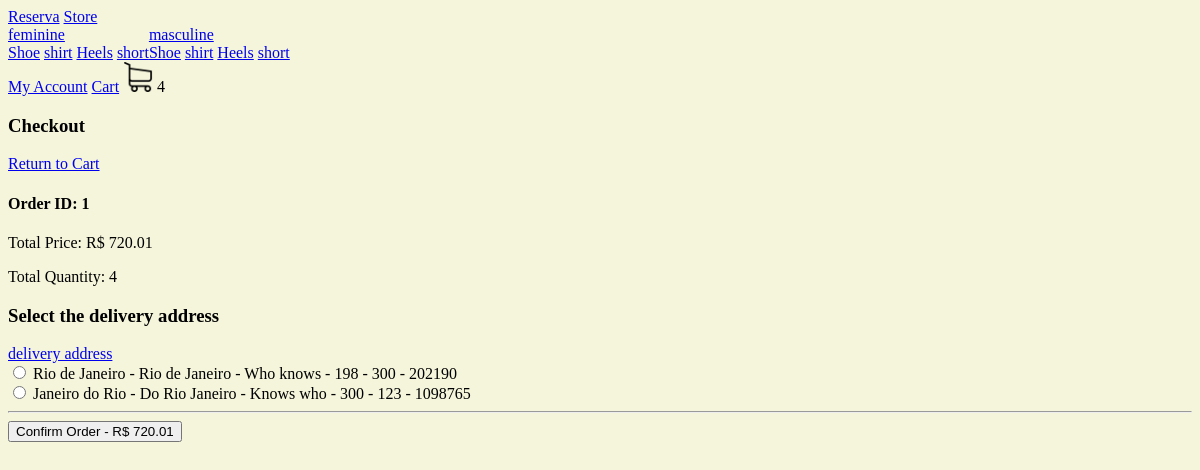
The page /checkout/ (signed in) on the database as committed earlier.
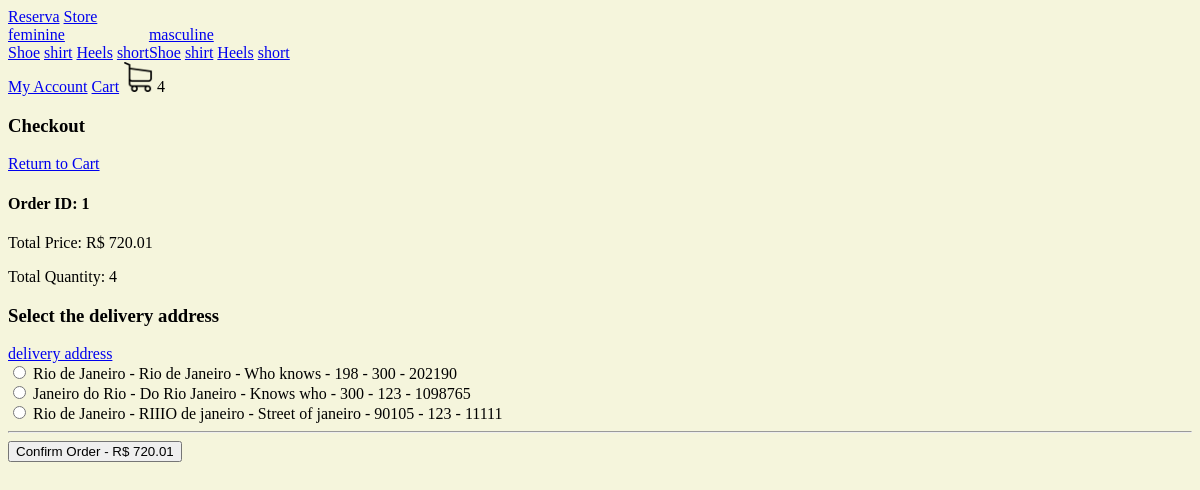
The same page on the database as committed later.
### store/models.py (models this page shows, shortened)
class Categoric(models.Model):
    name = models.CharField(max_length=200, null=True, blank=True)
    slug = models.CharField(max_length=200, null=True, blank=True)

class Type(models.Model):
    name = models.CharField(max_length=200, null=True, blank=True)
    slug = models.CharField(max_length=200, null=True, blank=True)

class Adres(models.Model):
    street = models.CharField(max_length=200, null=True, blank=True)
    number = models.IntegerField(default=0)
    apartment = models.CharField(max_length=200, null=True, blank=True)
    zip_code = models.CharField(max_length=200, null=True, blank=True)
    city = models.CharField(max_length=200, null=True, blank=True)
    state = models.CharField(max_length=200, null=True, blank=True)
    client = models.ForeignKey(Client, blank=True, null=True, on_delete=models.SET_NULL)

### store/views.py (the view, shortened to what this page needs)
# urls.py: path('checkout/', checkout, name="checkout"),
def checkout(request):
    if request.user.is_authenticated:
        client = request.user.client
    order, created = Order.objects.get_or_create(client=client, finished=False)
    addresses = Adres.objects.filter(client=client) #? filters all adresses associated with the client
    context = {"order" : order, "addresses" : addresses}
    return render(request, 'checkout.html', context)

### store/models.py (called while the page is built)
    @property
    def total_quantity(self) :
        items_ordered = OrderedItem.objects.filter(order__id = self.id) #? gets all the items of the order
        total_quantity = sum([item.quantity for item in items_ordered])
        return total_quantity

    @property
    def total_cost(self) :
        items_ordered = OrderedItem.objects.filter(order__id = self.id) #? gets all the items of the order
        total_cost = sum([item.total_price for item in items_ordered])
        return total_cost

    @property
    def total_price(self) :
        return self.quantity * self.itemstock.product.price

### store/new_context.py (called while the page is built)
def category_type(request) :
    categories_navbar = Categoric.objects.all()
    types_navbar = Type.objects.all()
    return {"categories_navbar" : categories_navbar, "types_navbar" : types_navbar}

### store/templates/checkout.html (shortened to what this page needs)
{% extends 'base.html' %}
{% load static %}
{% block body %}
<h3>
    Checkout
</h3>
<a href = "{% url 'cart' %}">Return to Cart</a>
<h4>Order ID: {{ order.id }}</h4>
<p>Total Price: R$ {{ order.total_cost }}</p>
<p>Total Quantity: {{ order.total_quantity }}</p>
<form method="POST" action="">
        <h3>Select the delivery address</h3>
        <a href="{% url 'add_address' %}">delivery address</a>
        <br>
    {% for address in addresses %}
    <input type="radio" name="adress" value="{{ address.id }}">
    <label for= "{{ address.id }}">{{ address.city }} - {{ address.state }} - {{ address.street }} - {{ address.number }} - {{ address.apartment }} - {{ address.zip_code }}</label>
    <br>
    {% endfor %}
    <hr>
    <button type="submit">Confirm Order - R$ {{ order.total_cost }}</button>
</form>
{% endblock %}

### store/templates/navbar.html
{% load static %}
<nav>
    <a href = "{% url 'homepage' %}">Reserva</a>
    <a href = "{% url 'store' %}">Store</a>
    <div style="display: flex;">
        {% for category in categories_navbar %}
        <div>
            <a href="{% url 'store' %}{{ category.slug }}">{{ category.name }}</a>
            <br>
            {% for type in types_navbar %}
                <a href="{% url 'store' %}{{ category.slug }}-{{ type.slug }}">{{ type.name }}</a>
            {% endfor %}
        </div>
        {% endfor %}
    </div>
    {% if request.user.is_authenticated %}
        <a href = "{% url 'your_account' %}">My Account</a>
    {% else %}
        <a href = "{% url 'perform_login' %}">Login</a>
    {% endif %}
    <a href = "{% url 'cart' %}">Cart</a>
    <img src = "{% static 'images/cart.png' %}" width="30" height="30">
    {{ product_amount_cart }}
</nav>

Rows that differ between the two databases and show on the page:
added Adres: city "Rio de Janeiro", state "RIIIO de janeiro", street "Street of janeiro", number "90105", apartment "123", zip_code "11111"
